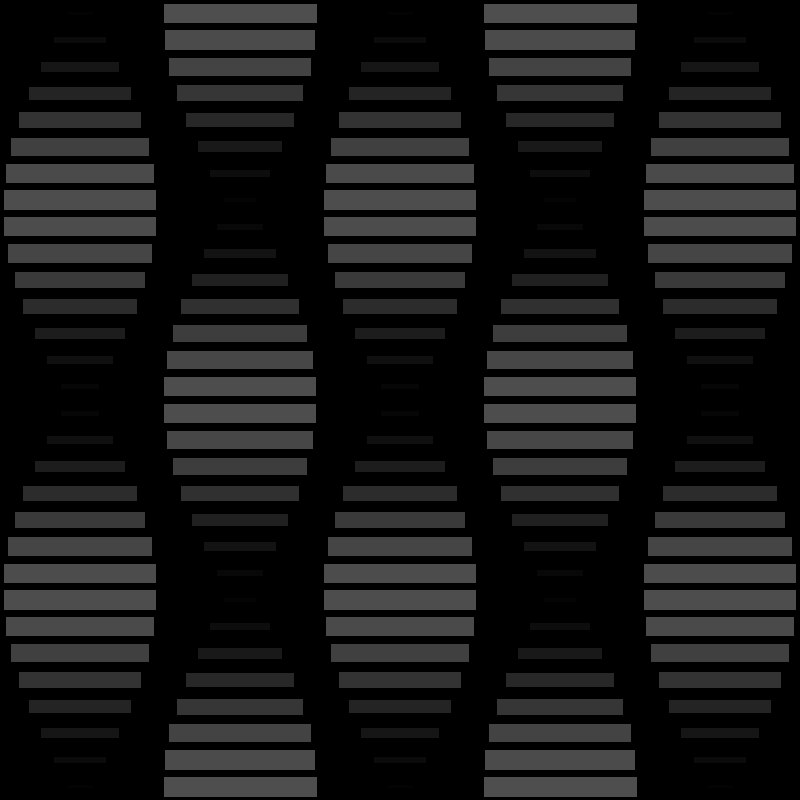
Frame 1 (no input)
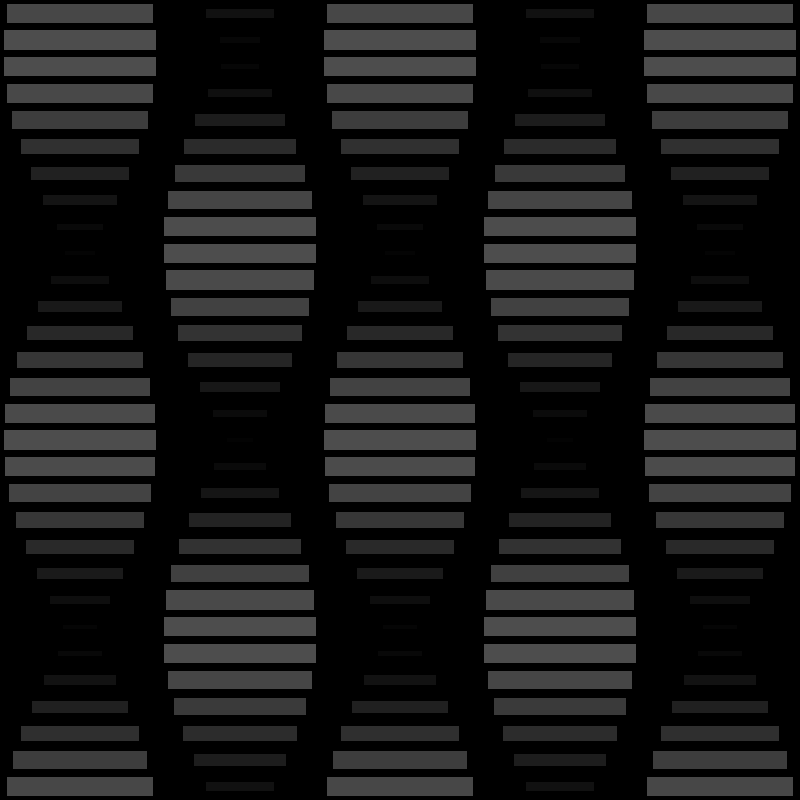
Frame 60 (the mouse pressed at the canvas centre just before this capture)
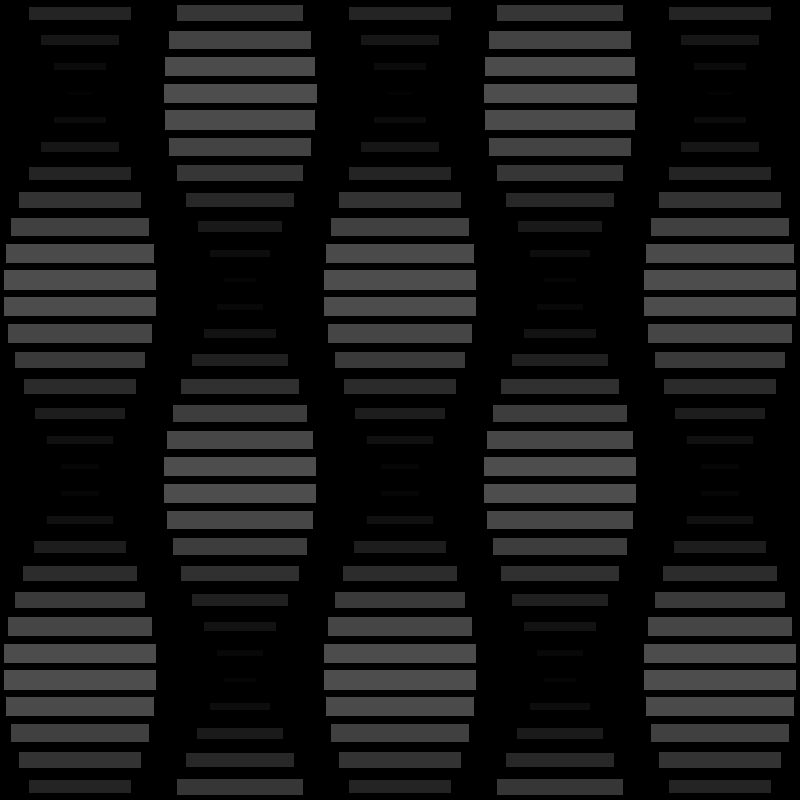
Frame 120 (the mouse held since frame 60 and released just before this capture)

The Processing sketch that drew these frames (run headless with seeded random() and noise(); from frame 60 on, the mouse is pressed at the canvas centre):

// Processing sketch: sine_dance
// ── sine_dance.pde
int xs = 5, ys = 30, anSub = 300;
float xInc, yInc, an, anInc;

void setup()
{
  size(800, 800);
  
  xInc = 1.0 * width / xs;
  yInc = 1.0 * height / ys;
  anInc = TWO_PI / anSub;
  
  rectMode(CENTER);
  stroke(0);
}

void draw()
{
  background(0);
  translate(xInc * 0.5, yInc * 0.5);
  
  for(int i = 0; i < xs; i++)
    for(int j = 0; j < ys; j++)
    {
      float a = i % 2 == 0 ? 0 : HALF_PI;
      
      float x = i * xInc;
      float y = j * yInc;
      float jperiod = map(j, 0, ys - 1, 0, TWO_PI); 
      float iperiod = abs(sin(an + a + jperiod));
      
      float xsin = map(iperiod, 0, 1, 0.2, 1);
      
      float c = map(xsin, 0.2, 1, 40, 200);
      fill(c, xsin * 100);
      
      rect(x, y, xsin * xInc - 6, (yInc - 6) * xsin);
    }
  
  an += anInc;
}
